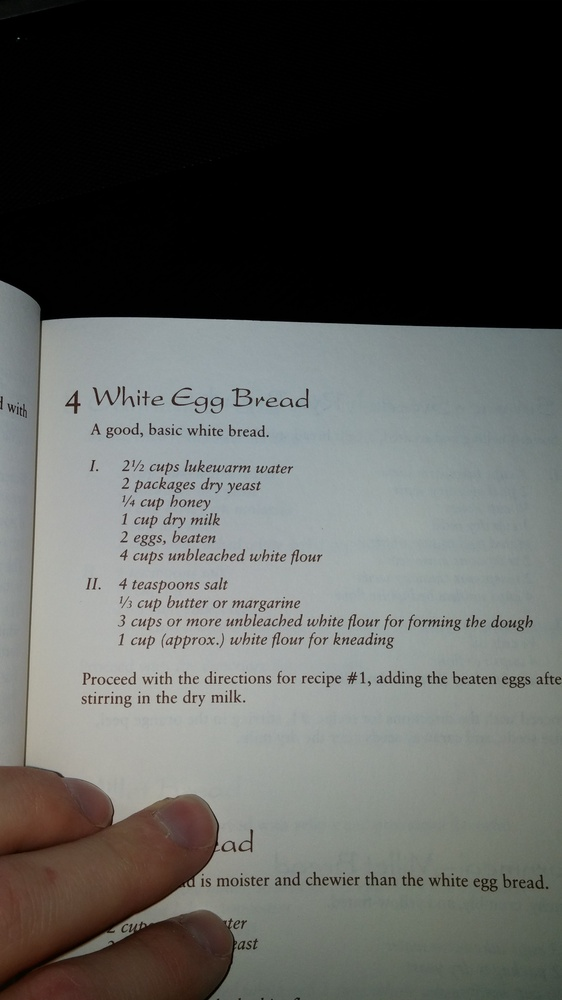
#> input picture AcrossGlobe/test.jpg, 562 x 1000 px, shrunk from 2340 x 4160 before the run
$ python binary.py
#> lines starting #> are read from the running program, lines starting #| are printed output that depends on the picture; after the words box and inside, x2 and y2 are one past the last pixel; in counts of white or black regions, pixels touching at a corner belong together
import cv2
import numpy as np

image = cv2.imread('test.jpg',0)
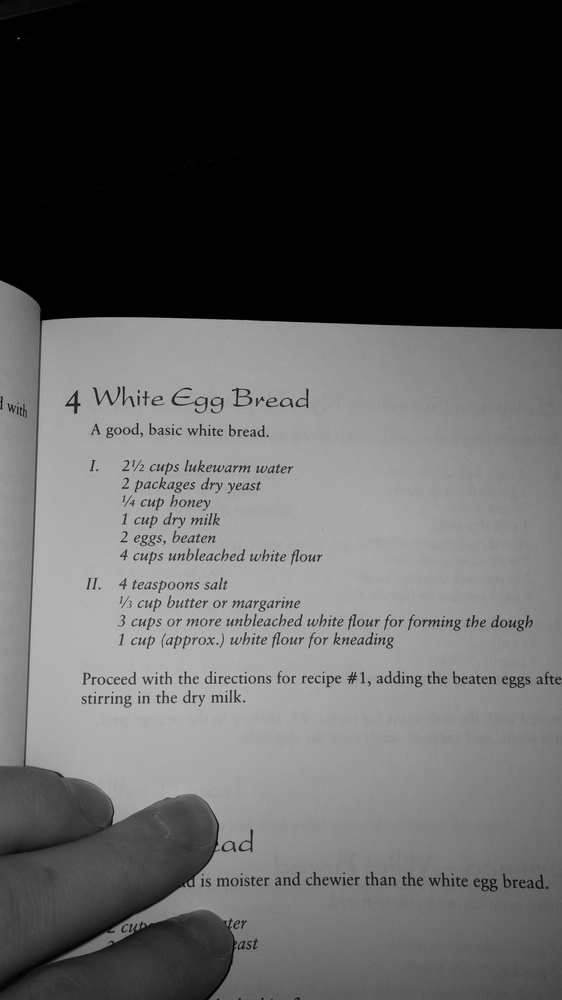
#> image: shape (1000, 562); min 0, max 208, mean 91.5
#mser = cv2.MSER_create()

#img = cv2.cvtColor(image, cv2.COLOR_BGR2GRAY)
vis=image.copy()
kernel = np.ones((2,2),np.uint8)
median = cv2.medianBlur(image,3)

retval, threshold = cv2.threshold(median, 110, 255, cv2.THRESH_BINARY)
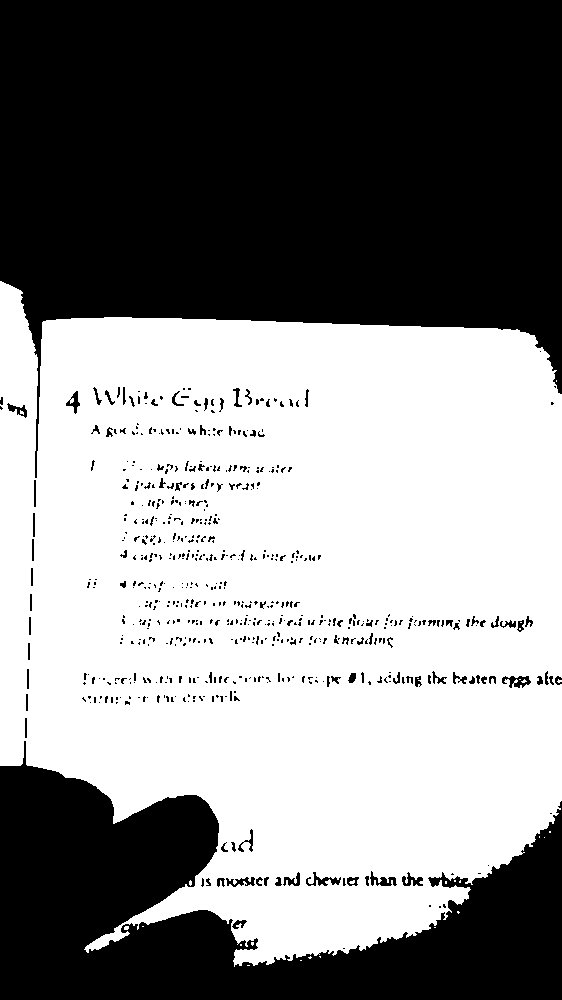
#> threshold: shape (1000, 562); 53.4% white; 619 black regions (513 under 20 px), largest, box (x1, y1, x2, y2) and area: (0, 0, 562, 478) 182126, (0, 741, 562, 1000) 71678, (502, 676, 531, 688) 193
erosion = cv2.erode(threshold,kernel,iterations = 1)
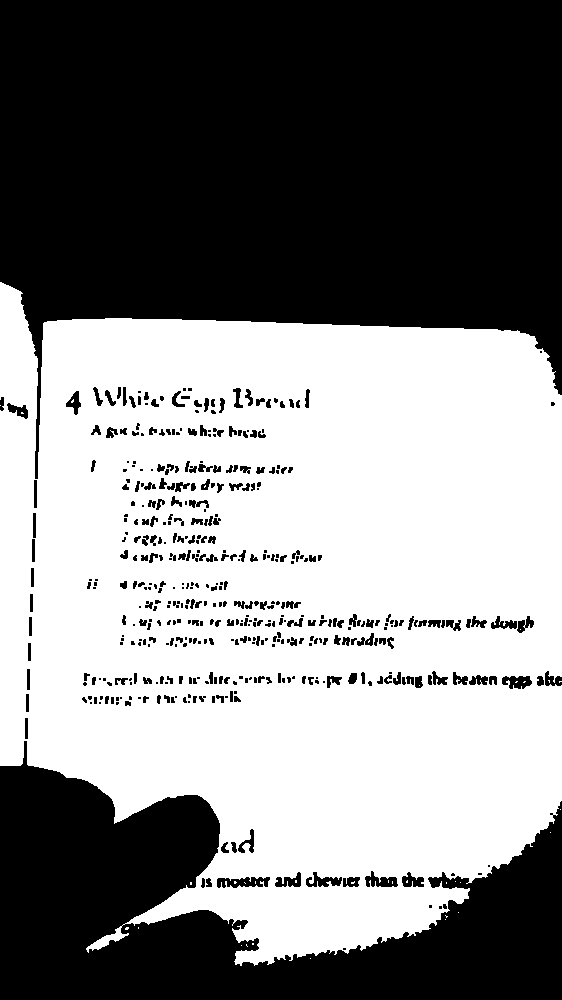
#> erosion: shape (1000, 562); 52% white; 455 black regions (214 under 20 px), largest, box (x1, y1, x2, y2) and area: (0, 0, 562, 479) 182890, (0, 741, 562, 1000) 72618, (217, 877, 270, 888) 402
# [5 lines of commented-out code are left out]

cv2.imshow('original',image)
#cv2.imshow('final',vis)
cv2.imshow('Median',median)
#cv2.imshow('threshold',threshold)
cv2.waitKey(0)
